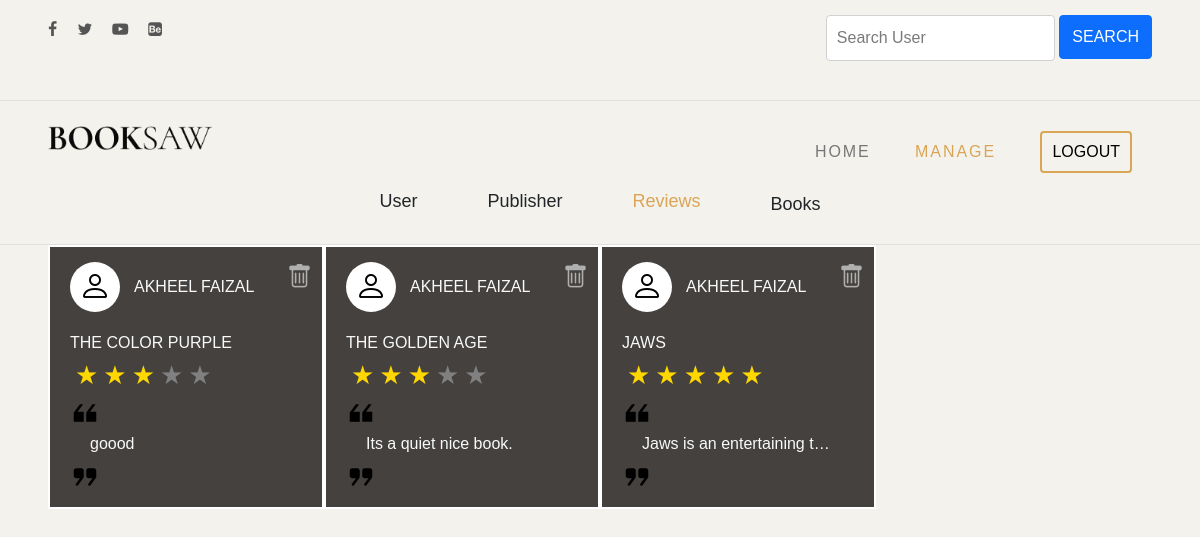
/adminreviewmanage, run on the app's committed database.
### bookapp/models.py (models this page shows, shortened)
class addReview(models.Model):
    bookId = models.IntegerField(default=None)
    name = models.CharField(max_length=200)
    email = models.CharField(max_length=200)
    authors_name = models.CharField(max_length=200)
    title = models.CharField(max_length=200)
    rating = models.IntegerField(null=True, blank=True)
    published_date = models.DateTimeField()
    review = models.CharField(max_length=2000)

class addUser(models.Model):
    name = models.CharField(max_length=200)
    phone = models.CharField(max_length=200)
    email = models.CharField(max_length=200)
    username = models.CharField(max_length=200)
    password = models.CharField(max_length=200)
    gender_choices = [('male', 'male'), ('female', 'female'), ('not specified', 'not specified')]
    gender = models.CharField(max_length=200, choices=gender_choices, default='not specified')
    user_photo = models.FileField(max_length=200, default='no photo')

### bookapp/views.py (the view)
# urls.py: path('adminreviewmanage', views.adminreviewmanagepage),
def adminreviewmanagepage(request):
    reviews = addReview.objects.all()
    review_info = []
    for i in reviews:
        user = addUser.objects.get(email=i.email)
        review_info.append({
            'review': i,
            'username': user.name
        })
    if request.method == 'GET':
        member = request.GET.get('searchInput')
        if not member and 'searchInput' in request.GET:
            return redirect(reverse(adminreviewmanagepage))
        if member:
            review_info = [
                i for i in review_info if i['review'].name.lower() == member.lower()
            ]
            print(review_info)
            if review_info:
                print("match found")
            else:
                print("no match")
        else:
            print("no input")
    return render(request, 'adminReviewmanage.html', {'reviews': review_info})

### template/adminReviewmanage.html (shortened to what this page needs)
<!DOCTYPE html>
<html lang="en">
<head>
	{% load static %}
	<link rel="stylesheet" href="https://cdn.jsdelivr.net/npm/bootstrap@5.0.2/dist/css/bootstrap.min.css">
    <link rel="stylesheet" href="https://cdn.jsdelivr.net/npm/bootstrap-icons@1.5.0/font/bootstrap-icons.css">
	<link rel="stylesheet" type="text/css" href="{% static 'css/normalize.css' %}">
	<link rel="stylesheet" type="text/css" href="{% static 'icomoon/icomoon.css' %}">
	<link rel="stylesheet" type="text/css" href="{% static 'css/vendor.css' %}">
	<link rel="stylesheet" type="text/css" href="{% static 'style.css' %}">
</head>
<body data-bs-spy="scroll" data-bs-target="#header" tabindex="0">
	<div id="header-wrap">
		<div class="top-content">
			<div class="container-fluid">
				<div class="row">
					<div class="col-md-6">
						<div class="social-links">
							<ul>
								<li>
									<a href="#"><i class="icon icon-facebook"></i></a>
								</li>
								<li>
									<a href="#"><i class="icon icon-twitter"></i></a>
								</li>
								<li>
									<a href="#"><i class="icon icon-youtube-play"></i></a>
								</li>
								<li>
									<a href="#"><i class="icon icon-behance-square"></i></a>
								</li>
							</ul>
						</div>
					</div>
					<div class="col-md-6">
						<div class="right-element">
							<div class="action-menu">
								<div class="search">
									<form method="GET" action="" style="display: contents;margin:0;">
										<input type="search" name="searchInput" placeholder="Search User">
										<button style="height:44px;position:relative;top:-2px;" class="btn btn-primary m-0" type="submit">Search</button>
									</form>
								</div>
							</div>
						</div>
					</div>
				</div>
			</div>
		</div>
		<header id="header">
			<div class="container-fluid">
				<div class="row">
					<div class="col-md-2">
						<div class="main-logo">
							<a href="index.html"><img src="{% static 'images/main-logo.png' %}" alt="logo"></a>
						</div>
					</div>
					<div class="col-md-10">
						<nav id="navbar">
							<div class="main-menu stellarnav">
								<ul class="menu-list">
									<li class="menu-item"><a href="adminhome">Home</a></li>
									<li class="menu-item active"><a href="adminusermanage" class="nav-link">Manage</a></li>
									<li class="menu-item"><a href="logout" class="nav-link"><button id="logoutbutton" style="padding:7px 10px;margin:0;height:auto;border: 2px solid #daa556;" class="btn">LOGOUT</button></a></li>
								</ul>
							</div>
						</nav>
					</div>
				</div>
				<div class="row">
					<div class="col-md-12">
						<div class="sort">
							<ul>
								<li><a href="adminusermanage" class="text-dark banner-list">User</a></li>
								<li><a href="adminpublishermanage" class="text-dark banner-list">Publisher</a></li>
								<li><a href="#" style="color: #daa556 !important;" class="text-dark banner-list">Reviews</a></li>
								<li><a href="adminbookmanage" class="text-dark banner-list">Books</a></li>
							</ul>
						</div>
					</div>
				</div>
			</div>
		</header>
	</div>
	<section class="user_details">
			<div class="container-fluid d-flex" style="flex-wrap:wrap;">
				{% if reviews %}
						{% for i in reviews %}
							<div class="col-md-3" style="margin: 0px;border:2px solid white;">
						        <div class="reviews" style="min-height:25vh;background:#44413e;">
                                    <div class="profile" style="padding: 15px 20px;display:flex;align-items:center;gap:14px;position:relative;">
                                        <div class="photo-user fs-2" style="width:50px;height:50px;border-radius:50%;background:white;color:black;display:grid;place-items:center;"><span style="position: relative;top:-7px;left:0px;"><i class="bi bi-person"></i></span></div>
                                        <p class="m-0 text-light" style="text-transform: uppercase;">{{i.username}}</p>
										<span style="position: absolute;top:5px;right:10px;font-size:25px;"><a href="reviewdel/{{i.review.id}}"><i style="color:#d9d8daba;" class="bi bi-trash"></i></a></span>
                                    </div>
                                    <div class="review-contents" style="padding: 0 20px;">
                                        <p class="m-0 text-light" style="text-transform: uppercase;">{{i.review.title}}</p>
                                        <div class="rating-stars-display" style="position:relative;top:-10px;" data-rating="{{i.review.rating}}"></div>
                                        <div class="review-para m-0" style="position:relative;bottom:15px;">
                                            <span class="m-0"><img src="{% static 'images/chocolat/quotes-right.png' %}"></span>
                                            <p class="m-0 text-light" style="padding: 0 20px;white-space:nowrap;overflow:hidden;text-overflow: ellipsis;">{{i.review.review}}</p>
                                            <span class="m-0"><img src="{% static 'images/chocolat/quotes-left.png' %}"></span>
                                        </div>
                                    </div>
                                </div>
                            </div>
						{% endfor %}
				{% else %}
					<h2>No Reviews</h2>
				{% endif %}
			</div>
	</section>
</body>
</html>

### static/icomoon/icomoon.css (style rules this page uses)
[class^="icon-"], [class*=" icon-"] { font-family: 'icomoon' !important; speak: never; font-style: normal; font-weight: normal; font-variant: normal; text-transform: none; line-height: 1; -webkit-font-smoothing: antialiased; -moz-osx-font-smoothing: grayscale; }
.icon-twitter:before { content: "\f099"; }
.icon-facebook:before { content: "\f09a"; }
.icon-youtube-play:before { content: "\f16a"; }
.icon-behance-square:before { content: "\f1b5"; }

### data on the page
addReview: username "AKHEEL FAIZAL", review "THE COLOR PURPLE", review.review "goood"
addReview: username "AKHEEL FAIZAL", review "THE GOLDEN AGE", review.review "Its a quiet nice book."
addReview: username "AKHEEL FAIZAL", review "JAWS", review.review "Jaws is an entertaining t…"
